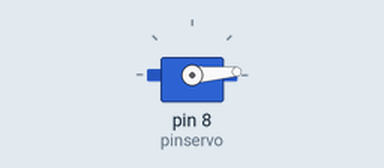
Recording of a sketch running on a simulated Arduino Uno, built with avr-gcc and run on an emulated ATmega328P. On the bench: servo.

Above: at 0.55 s.
At 1.35 s:
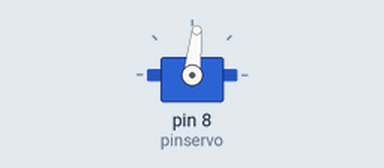
At 1.7 s:
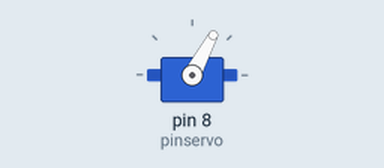
At 2.15 s:
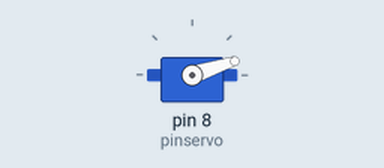
Timing chart, 0 to 4.7 s (numbered marks = the images above):
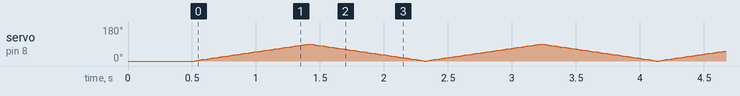

The sketch:

05_servo_mortor.ino
```cpp
#include <Servo.h>

#define pinservo 8

Servo servo1;

byte contador = 0;

void setup()
{
    delay(500);
}

void loop()
{

    if (contador < 5)
    {

        for (byte x = 0; x < 90; x++)
        {
            servo1.attach(pinservo);
            servo1.write(x);
            delay(10);
        }

        for (byte x = 90; x > 0; x--)
        {
            servo1.write(x);
            delay(10);
        }

        contador++;
    }
}
```
